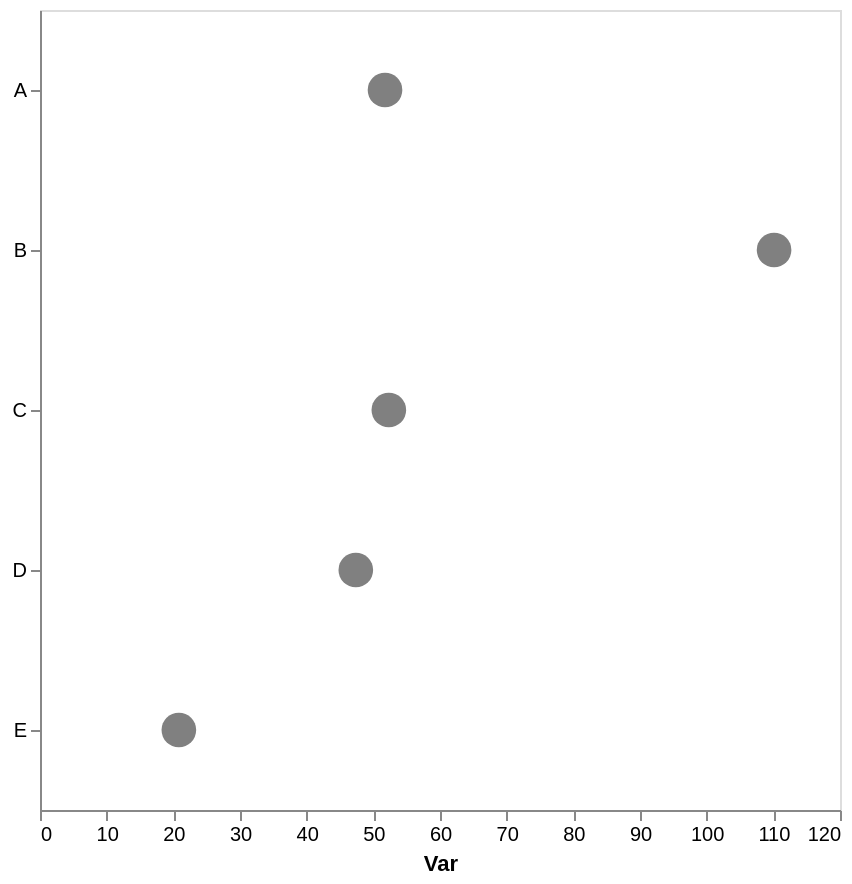

Specify this chart in Vega-Lite:
### Vega-Lite specification from a JSON file in a GitHub repository (floating-point values rounded to 4 significant figures)
{"config": {"view": {"continuousWidth": 300, "continuousHeight": 300}, "axis": {"grid": false}, "bar": {"color": "gray"}}, "data": {"name": "data-f9bad9d9357ecd83beb8a6cf7139c097"}, "mark": {"type": "point", "color": "gray", "filled": true, "size": 300}, "encoding": {"x": {"aggregate": "mean", "axis": {"title": "Var"}, "field": "var1", "type": "quantitative"}, "y": {"axis": {"title": null}, "field": "cat", "type": "nominal"}}, "height": 400, "width": 400, "$schema": "https://vega.github.io/schema/vega-lite/v5.17.0.json", "datasets": {"data-f9bad9d9357ecd83beb8a6cf7139c097": [{"cat": "E", "var1": 22.2, "var2": 53.74}, {"cat": "D", "var1": 32.44, "var2": 50.23}, {"cat": "A", "var1": 58.19, "var2": 59.05}, {"cat": "C", "var1": 56.87, "var2": 49.27}, {"cat": "A", "var1": 45.31, "var2": 45.45}, {"cat": "C", "var1": 47.78, "var2": 62.08}, {"cat": "D", "var1": 53.81, "var2": 40.7}, {"cat": "B", "var1": 110.1, "var2": 67.47}, {"cat": "E", "var1": 18.51, "var2": 56.86}, {"cat": "D", "var1": 66.44, "var2": 47.45}, {"cat": "D", "var1": 36.79, "var2": 43.29}, {"cat": "E", "var1": 21.78, "var2": 34.7}]}}
